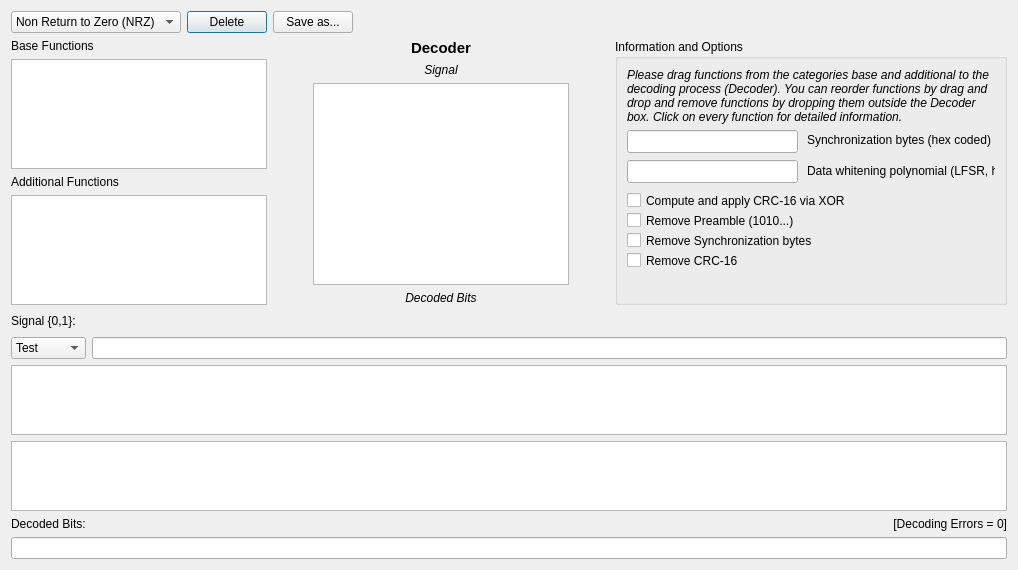
<?xml version="1.0" encoding="UTF-8"?>
<ui version="4.0">
 <class>Decoder</class>
 <widget class="QDialog" name="Decoder">
  <property name="windowModality">
   <enum>Qt::WindowModal</enum>
  </property>
  <property name="geometry">
   <rect>
    <x>0</x>
    <y>0</y>
    <width>1018</width>
    <height>570</height>
   </rect>
  </property>
  <property name="windowTitle">
   <string>Decoding</string>
  </property>
  <property name="modal">
   <bool>true</bool>
  </property>
  <layout class="QVBoxLayout" name="verticalLayout_4">
   <item>
    <layout class="QHBoxLayout" name="horizontalLayout_2">
     <item>
      <widget class="QComboBox" name="combobox_decodings">
       <item>
        <property name="text">
         <string>Non Return to Zero (NRZ)</string>
        </property>
       </item>
       <item>
        <property name="text">
         <string>Empty</string>
        </property>
       </item>
      </widget>
     </item>
     <item>
      <widget class="QPushButton" name="delete_decoding">
       <property name="text">
        <string>Delete</string>
       </property>
      </widget>
     </item>
     <item>
      <widget class="QPushButton" name="saveas">
       <property name="text">
        <string>Save as...</string>
       </property>
      </widget>
     </item>
     <item>
      <spacer name="horizontalSpacer_3">
       <property name="orientation">
        <enum>Qt::Horizontal</enum>
       </property>
       <property name="sizeHint" stdset="0">
        <size>
         <width>40</width>
         <height>20</height>
        </size>
       </property>
      </spacer>
     </item>
    </layout>
   </item>
   <item>
    <layout class="QHBoxLayout" name="horizontalLayout">
     <item>
      <layout class="QVBoxLayout" name="verticalLayout_2">
       <item>
        <widget class="QLabel" name="label_8">
         <property name="text">
          <string>Base Functions</string>
         </property>
        </widget>
       </item>
       <item>
        <widget class="QListWidget" name="basefunctions">
         <property name="sizePolicy">
          <sizepolicy hsizetype="Maximum" vsizetype="Expanding">
           <horstretch>0</horstretch>
           <verstretch>0</verstretch>
          </sizepolicy>
         </property>
         <property name="dragEnabled">
          <bool>true</bool>
         </property>
         <property name="dragDropMode">
          <enum>QAbstractItemView::DragOnly</enum>
         </property>
        </widget>
       </item>
       <item>
        <widget class="QLabel" name="label_9">
         <property name="text">
          <string>Additional Functions</string>
         </property>
        </widget>
       </item>
       <item>
        <widget class="QListWidget" name="additionalfunctions">
         <property name="sizePolicy">
          <sizepolicy hsizetype="Maximum" vsizetype="Expanding">
           <horstretch>0</horstretch>
           <verstretch>0</verstretch>
          </sizepolicy>
         </property>
         <property name="dragEnabled">
          <bool>true</bool>
         </property>
         <property name="dragDropMode">
          <enum>QAbstractItemView::DragOnly</enum>
         </property>
        </widget>
       </item>
      </layout>
     </item>
     <item>
      <spacer name="horizontalSpacer_4">
       <property name="orientation">
        <enum>Qt::Horizontal</enum>
       </property>
       <property name="sizeType">
        <enum>QSizePolicy::Maximum</enum>
       </property>
       <property name="sizeHint" stdset="0">
        <size>
         <width>40</width>
         <height>20</height>
        </size>
       </property>
      </spacer>
     </item>
     <item>
      <layout class="QVBoxLayout" name="verticalLayout">
       <item>
        <widget class="QLabel" name="label">
         <property name="font">
          <font>
           <pointsize>11</pointsize>
           <weight>75</weight>
           <bold>true</bold>
          </font>
         </property>
         <property name="text">
          <string>Decoder</string>
         </property>
         <property name="alignment">
          <set>Qt::AlignCenter</set>
         </property>
        </widget>
       </item>
       <item>
        <widget class="QLabel" name="label_4">
         <property name="font">
          <font>
           <italic>true</italic>
           <strikeout>false</strikeout>
          </font>
         </property>
         <property name="text">
          <string>Signal</string>
         </property>
         <property name="alignment">
          <set>Qt::AlignCenter</set>
         </property>
        </widget>
       </item>
       <item>
        <widget class="ListWidget" name="decoderchain">
         <property name="sizePolicy">
          <sizepolicy hsizetype="Maximum" vsizetype="Expanding">
           <horstretch>0</horstretch>
           <verstretch>0</verstretch>
          </sizepolicy>
         </property>
         <property name="acceptDrops">
          <bool>true</bool>
         </property>
         <property name="dragEnabled">
          <bool>true</bool>
         </property>
         <property name="dragDropMode">
          <enum>QAbstractItemView::DragDrop</enum>
         </property>
         <property name="defaultDropAction">
          <enum>Qt::MoveAction</enum>
         </property>
         <property name="textElideMode">
          <enum>Qt::ElideMiddle</enum>
         </property>
         <property name="resizeMode">
          <enum>QListView::Fixed</enum>
         </property>
         <property name="viewMode">
          <enum>QListView::ListMode</enum>
         </property>
        </widget>
       </item>
       <item>
        <widget class="QLabel" name="label_7">
         <property name="font">
          <font>
           <italic>true</italic>
          </font>
         </property>
         <property name="text">
          <string>Decoded Bits</string>
         </property>
         <property name="alignment">
          <set>Qt::AlignCenter</set>
         </property>
        </widget>
       </item>
      </layout>
     </item>
     <item>
      <spacer name="horizontalSpacer_6">
       <property name="orientation">
        <enum>Qt::Horizontal</enum>
       </property>
       <property name="sizeType">
        <enum>QSizePolicy::Maximum</enum>
       </property>
       <property name="sizeHint" stdset="0">
        <size>
         <width>40</width>
         <height>20</height>
        </size>
       </property>
      </spacer>
     </item>
     <item>
      <layout class="QVBoxLayout" name="verticalLayout_3">
       <item>
        <widget class="QGroupBox" name="gb_infoandoptions">
         <property name="sizePolicy">
          <sizepolicy hsizetype="Expanding" vsizetype="Expanding">
           <horstretch>0</horstretch>
           <verstretch>0</verstretch>
          </sizepolicy>
         </property>
         <property name="title">
          <string>Information and Options</string>
         </property>
         <layout class="QVBoxLayout" name="verticalLayout_5">
          <item>
           <widget class="QLabel" name="info">
            <property name="sizePolicy">
             <sizepolicy hsizetype="Expanding" vsizetype="Preferred">
              <horstretch>0</horstretch>
              <verstretch>0</verstretch>
             </sizepolicy>
            </property>
            <property name="font">
             <font>
              <italic>true</italic>
             </font>
            </property>
            <property name="text">
             <string>Please drag functions from the categories base and additional to the decoding process (Decoder). You can reorder functions by drag and drop and remove functions by dropping them outside the Decoder box. Click on every function for detailed information.</string>
            </property>
            <property name="textFormat">
             <enum>Qt::PlainText</enum>
            </property>
            <property name="alignment">
             <set>Qt::AlignLeading|Qt::AlignLeft|Qt::AlignTop</set>
            </property>
            <property name="wordWrap">
             <bool>true</bool>
            </property>
           </widget>
          </item>
          <item>
           <widget class="QStackedWidget" name="optionWidget">
            <property name="sizePolicy">
             <sizepolicy hsizetype="Expanding" vsizetype="Expanding">
              <horstretch>0</horstretch>
              <verstretch>0</verstretch>
             </sizepolicy>
            </property>
            <property name="currentIndex">
             <number>5</number>
            </property>
            <widget class="QWidget" name="page_empty"/>
            <widget class="QWidget" name="page_redundancy">
             <widget class="QSpinBox" name="multiple">
              <property name="geometry">
               <rect>
                <x>0</x>
                <y>0</y>
                <width>56</width>
                <height>23</height>
               </rect>
              </property>
              <property name="minimum">
               <number>2</number>
              </property>
             </widget>
             <widget class="QLabel" name="label_5">
              <property name="geometry">
               <rect>
                <x>60</x>
                <y>0</y>
                <width>171</width>
                <height>21</height>
               </rect>
              </property>
              <property name="text">
               <string>Number of redundant bits</string>
              </property>
             </widget>
            </widget>
            <widget class="QWidget" name="page_carrier">
             <widget class="QLineEdit" name="carrier">
              <property name="geometry">
               <rect>
                <x>0</x>
                <y>0</y>
                <width>113</width>
                <height>23</height>
               </rect>
              </property>
             </widget>
             <widget class="QLabel" name="label_6">
              <property name="geometry">
               <rect>
                <x>120</x>
                <y>0</y>
                <width>171</width>
                <height>21</height>
               </rect>
              </property>
              <property name="text">
               <string>Carrier ('1_' -&gt; 1_1_1_...)</string>
              </property>
             </widget>
            </widget>
            <widget class="QWidget" name="page_substitution">
             <layout class="QGridLayout" name="gridLayout">
              <item row="0" column="0">
               <widget class="QSpinBox" name="substitution_rows">
                <property name="minimum">
                 <number>1</number>
                </property>
                <property name="maximum">
                 <number>1000</number>
                </property>
                <property name="value">
                 <number>4</number>
                </property>
               </widget>
              </item>
              <item row="0" column="1">
               <widget class="QLabel" name="label_10">
                <property name="text">
                 <string>Rows</string>
                </property>
               </widget>
              </item>
              <item row="1" column="0" colspan="2">
               <widget class="QTableWidget" name="substitution">
                <property name="verticalScrollMode">
                 <enum>QAbstractItemView::ScrollPerPixel</enum>
                </property>
                <property name="horizontalScrollMode">
                 <enum>QAbstractItemView::ScrollPerPixel</enum>
                </property>
               </widget>
              </item>
             </layout>
            </widget>
            <widget class="QWidget" name="page_external">
             <layout class="QVBoxLayout" name="verticalLayout_6">
              <item>
               <layout class="QHBoxLayout" name="horizontalLayout_3">
                <item>
                 <widget class="QLabel" name="label_11">
                  <property name="text">
                   <string>Decoder</string>
                  </property>
                 </widget>
                </item>
                <item>
                 <widget class="QLineEdit" name="external_decoder"/>
                </item>
                <item>
                 <widget class="QToolButton" name="btnChooseDecoder">
                  <property name="text">
                   <string>...</string>
                  </property>
                 </widget>
                </item>
               </layout>
              </item>
              <item>
               <layout class="QHBoxLayout" name="horizontalLayout_4">
                <item>
                 <widget class="QLabel" name="label_12">
                  <property name="text">
                   <string>Encoder</string>
                  </property>
                 </widget>
                </item>
                <item>
                 <widget class="QLineEdit" name="external_encoder"/>
                </item>
                <item>
                 <widget class="QToolButton" name="btnChooseEncoder">
                  <property name="text">
                   <string>...</string>
                  </property>
                 </widget>
                </item>
               </layout>
              </item>
              <item>
               <spacer name="verticalSpacer">
                <property name="orientation">
                 <enum>Qt::Vertical</enum>
                </property>
                <property name="sizeHint" stdset="0">
                 <size>
                  <width>20</width>
                  <height>158</height>
                 </size>
                </property>
               </spacer>
              </item>
             </layout>
            </widget>
            <widget class="QWidget" name="page_data_whitening">
             <widget class="QLineEdit" name="datawhitening_sync">
              <property name="geometry">
               <rect>
                <x>0</x>
                <y>0</y>
                <width>171</width>
                <height>23</height>
               </rect>
              </property>
             </widget>
             <widget class="QLabel" name="label_13">
              <property name="geometry">
               <rect>
                <x>180</x>
                <y>0</y>
                <width>231</width>
                <height>20</height>
               </rect>
              </property>
              <property name="text">
               <string>Synchronization bytes (hex coded)</string>
              </property>
             </widget>
             <widget class="QLineEdit" name="datawhitening_polynomial">
              <property name="geometry">
               <rect>
                <x>0</x>
                <y>30</y>
                <width>171</width>
                <height>23</height>
               </rect>
              </property>
             </widget>
             <widget class="QLabel" name="label_14">
              <property name="geometry">
               <rect>
                <x>180</x>
                <y>30</y>
                <width>341</width>
                <height>21</height>
               </rect>
              </property>
              <property name="text">
               <string>Data whitening polynomial (LFSR, hex, w/o first bit)</string>
              </property>
             </widget>
             <widget class="QCheckBox" name="datawhitening_applycrc">
              <property name="geometry">
               <rect>
                <x>0</x>
                <y>60</y>
                <width>261</width>
                <height>21</height>
               </rect>
              </property>
              <property name="text">
               <string>Compute and apply CRC-16 via XOR</string>
              </property>
             </widget>
             <widget class="QCheckBox" name="datawhitening_preamble_rm">
              <property name="geometry">
               <rect>
                <x>0</x>
                <y>80</y>
                <width>221</width>
                <height>21</height>
               </rect>
              </property>
              <property name="text">
               <string>Remove Preamble (1010...)</string>
              </property>
             </widget>
             <widget class="QCheckBox" name="datawhitening_sync_rm">
              <property name="geometry">
               <rect>
                <x>0</x>
                <y>100</y>
                <width>261</width>
                <height>21</height>
               </rect>
              </property>
              <property name="text">
               <string>Remove Synchronization bytes</string>
              </property>
             </widget>
             <widget class="QCheckBox" name="datawhitening_crc_rm">
              <property name="geometry">
               <rect>
                <x>0</x>
                <y>120</y>
                <width>131</width>
                <height>21</height>
               </rect>
              </property>
              <property name="text">
               <string>Remove CRC-16</string>
              </property>
             </widget>
            </widget>
            <widget class="QWidget" name="page_cut">
             <widget class="QLineEdit" name="cutmark">
              <property name="geometry">
               <rect>
                <x>0</x>
                <y>30</y>
                <width>181</width>
                <height>31</height>
               </rect>
              </property>
              <property name="text">
               <string>1010</string>
              </property>
             </widget>
             <widget class="QLabel" name="label_15">
              <property name="geometry">
               <rect>
                <x>190</x>
                <y>30</y>
                <width>121</width>
                <height>31</height>
               </rect>
              </property>
              <property name="text">
               <string>Sequence</string>
              </property>
             </widget>
             <widget class="QRadioButton" name="rB_delbefore">
              <property name="geometry">
               <rect>
                <x>0</x>
                <y>0</y>
                <width>131</width>
                <height>23</height>
               </rect>
              </property>
              <property name="text">
               <string>&amp;Cut before</string>
              </property>
             </widget>
             <widget class="QRadioButton" name="rB_delafter">
              <property name="geometry">
               <rect>
                <x>150</x>
                <y>0</y>
                <width>111</width>
                <height>23</height>
               </rect>
              </property>
              <property name="text">
               <string>Cut afte&amp;r</string>
              </property>
             </widget>
             <widget class="QRadioButton" name="rB_delbeforepos">
              <property name="geometry">
               <rect>
                <x>0</x>
                <y>70</y>
                <width>111</width>
                <height>23</height>
               </rect>
              </property>
              <property name="text">
               <string>Cut before</string>
              </property>
             </widget>
             <widget class="QRadioButton" name="rB_delafterpos">
              <property name="geometry">
               <rect>
                <x>150</x>
                <y>70</y>
                <width>111</width>
                <height>23</height>
               </rect>
              </property>
              <property name="text">
               <string>Cut after</string>
              </property>
             </widget>
             <widget class="QSpinBox" name="cutmark2">
              <property name="geometry">
               <rect>
                <x>0</x>
                <y>100</y>
                <width>181</width>
                <height>33</height>
               </rect>
              </property>
              <property name="maximum">
               <number>1000</number>
              </property>
             </widget>
             <widget class="QLabel" name="label_16">
              <property name="geometry">
               <rect>
                <x>190</x>
                <y>100</y>
                <width>121</width>
                <height>31</height>
               </rect>
              </property>
              <property name="text">
               <string>Position (in bit)</string>
              </property>
             </widget>
            </widget>
            <widget class="QWidget" name="page_morse">
             <widget class="QLabel" name="label_17">
              <property name="geometry">
               <rect>
                <x>70</x>
                <y>10</y>
                <width>341</width>
                <height>21</height>
               </rect>
              </property>
              <property name="text">
               <string>Maximum (&lt;=) length of 1-sequence for: Low (0)</string>
              </property>
             </widget>
             <widget class="QSpinBox" name="morse_low">
              <property name="geometry">
               <rect>
                <x>10</x>
                <y>10</y>
                <width>56</width>
                <height>23</height>
               </rect>
              </property>
              <property name="minimum">
               <number>1</number>
              </property>
              <property name="value">
               <number>1</number>
              </property>
             </widget>
             <widget class="QLabel" name="label_18">
              <property name="geometry">
               <rect>
                <x>70</x>
                <y>40</y>
                <width>351</width>
                <height>21</height>
               </rect>
              </property>
              <property name="text">
               <string>Minimum (&gt;=) length of 1-sequence for: High (1)</string>
              </property>
             </widget>
             <widget class="QSpinBox" name="morse_high">
              <property name="geometry">
               <rect>
                <x>10</x>
                <y>40</y>
                <width>56</width>
                <height>23</height>
               </rect>
              </property>
              <property name="minimum">
               <number>1</number>
              </property>
              <property name="value">
               <number>3</number>
              </property>
             </widget>
             <widget class="QLabel" name="label_19">
              <property name="geometry">
               <rect>
                <x>70</x>
                <y>70</y>
                <width>371</width>
                <height>21</height>
               </rect>
              </property>
              <property name="text">
               <string>Number of 0s between 1-sequences (just for encoding)</string>
              </property>
             </widget>
             <widget class="QSpinBox" name="morse_wait">
              <property name="geometry">
               <rect>
                <x>10</x>
                <y>70</y>
                <width>56</width>
                <height>23</height>
               </rect>
              </property>
              <property name="minimum">
               <number>1</number>
              </property>
              <property name="value">
               <number>1</number>
              </property>
             </widget>
            </widget>
           </widget>
          </item>
         </layout>
         <zorder>optionWidget</zorder>
         <zorder>info</zorder>
        </widget>
       </item>
      </layout>
     </item>
    </layout>
   </item>
   <item>
    <layout class="QGridLayout" name="gridLayout_2">
     <item row="4" column="0">
      <widget class="QLabel" name="label_3">
       <property name="text">
        <string>Decoded Bits:</string>
       </property>
      </widget>
     </item>
     <item row="1" column="0">
      <widget class="QComboBox" name="combobox_signals">
       <item>
        <property name="text">
         <string>Test</string>
        </property>
       </item>
      </widget>
     </item>
     <item row="5" column="0" colspan="2">
      <widget class="QLineEdit" name="output">
       <property name="readOnly">
        <bool>true</bool>
       </property>
      </widget>
     </item>
     <item row="4" column="1">
      <widget class="QLabel" name="decoding_errors_label">
       <property name="text">
        <string>[Decoding Errors = 0]</string>
       </property>
       <property name="alignment">
        <set>Qt::AlignRight|Qt::AlignTrailing|Qt::AlignVCenter</set>
       </property>
      </widget>
     </item>
     <item row="0" column="0">
      <widget class="QLabel" name="label_2">
       <property name="text">
        <string>Signal {0,1}:</string>
       </property>
      </widget>
     </item>
     <item row="1" column="1">
      <widget class="QLineEdit" name="inpt">
       <property name="inputMethodHints">
        <set>Qt::ImhDigitsOnly</set>
       </property>
      </widget>
     </item>
     <item row="0" column="1">
      <spacer name="horizontalSpacer_5">
       <property name="orientation">
        <enum>Qt::Horizontal</enum>
       </property>
       <property name="sizeHint" stdset="0">
        <size>
         <width>40</width>
         <height>20</height>
        </size>
       </property>
      </spacer>
     </item>
     <item row="2" column="0" colspan="2">
      <widget class="ZoomableGraphicView" name="graphicsView_signal"/>
     </item>
     <item row="3" column="0" colspan="2">
      <widget class="ZoomableGraphicView" name="graphicsView_decoded"/>
     </item>
    </layout>
   </item>
  </layout>
 </widget>
 <customwidgets>
  <customwidget>
   <class>ZoomableGraphicView</class>
   <extends>QGraphicsView</extends>
   <header>urh.ui.views.ZoomableGraphicView.h</header>
  </customwidget>
  <customwidget>
   <class>ListWidget</class>
   <extends>QListWidget</extends>
   <header>urh.ui.ListWidget.h</header>
  </customwidget>
 </customwidgets>
 <resources/>
 <connections/>
</ui>
